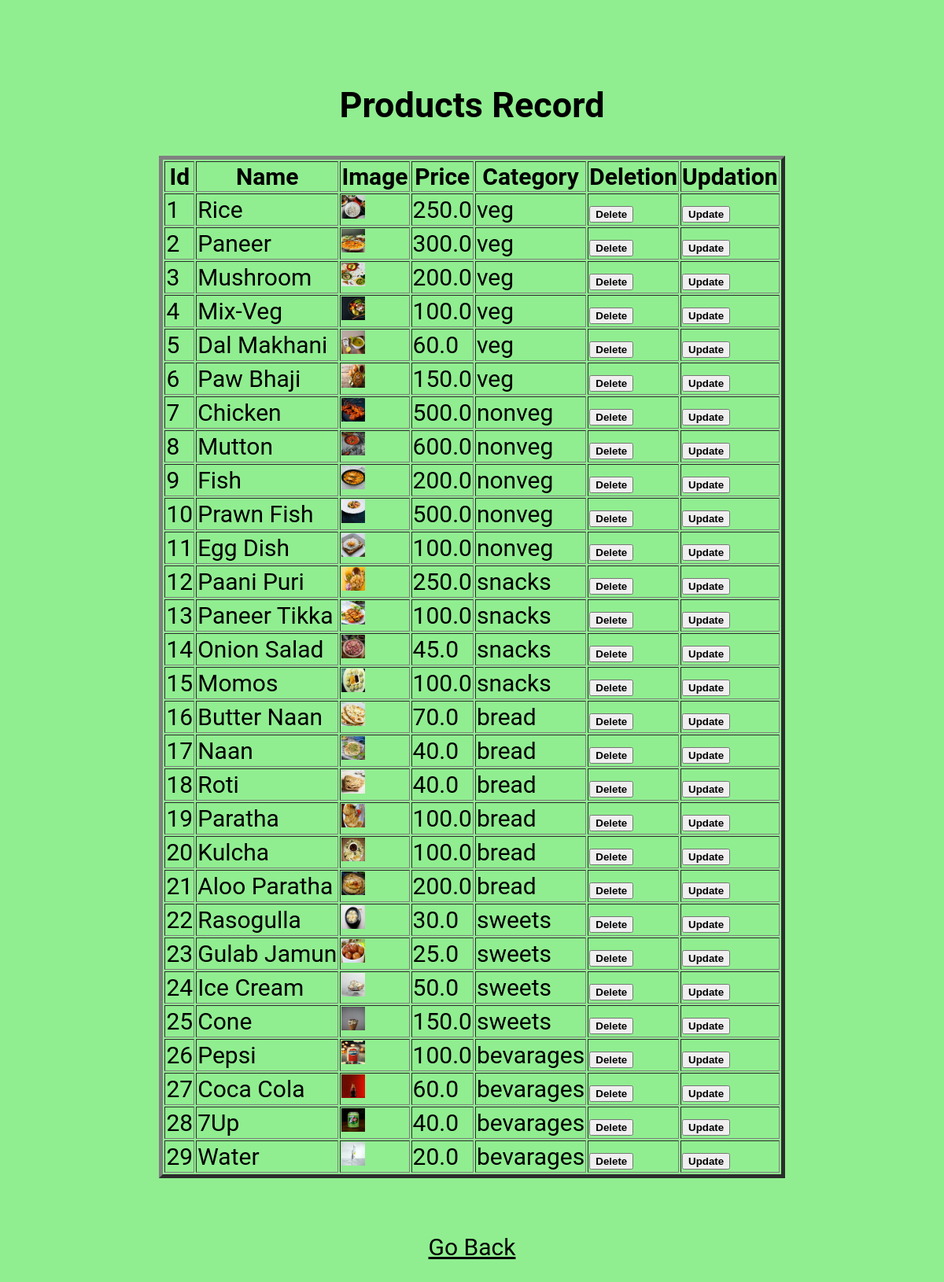
The page /viewProd on the database its author committed.
### tables this page shows
CREATE TABLE products(id integer primary key autoincrement, name text not null, image text not null, price float not null, onSale integer, onSalePrice float not null, kind text not null);

### main.py (the view)
@app.route("/viewProd")
def viewProd():
    shoppingCart = []
    shopLen = len(shoppingCart)
    totItems, total, display = 0, 0, 0
    myProucts = db.execute("SELECT * FROM products")
    myProuctsLen = len(myProucts)
    return render_template("viewProd.html", shoppingCart=shoppingCart, shopLen=shopLen, total=total, totItems=totItems,
                           display=display, session=session, myProucts=myProucts, myProuctsLen=myProuctsLen)

### templates/viewProd.html (shortened to what this page needs)
<!DOCTYPE html>
<html lang="en">
<head>
</head>
<body>
<center>
    <h2>Products Record</h2>
    <table border=5>
        <thead>
            <th>Id</th>
            <th>Name</th>
            <th>Image</th>
            <th>Price</th>
            <th>Category</th>
            <th>Deletion</th>
            <th>Updation</th>
        </thead>
         <tbody>
            {% for i in range(myProuctsLen) %}
              <tr>
                <td>{{ myProucts[i]["id"] }}</td>
                <td>{{ myProucts[i]["name"] }}</td>
                <td><img src="/static/img/{{ myProucts[i]["image"] }}" width="30px" alt="{{ myProucts[i]["name"] }}" /></td>
                <td>{{ myProucts[i]["onSalePrice"] }}</td>
                <td>{{ myProucts[i]["kind"] }}</td>
                <td><a href="/delPro/?id={{ myProucts[i]["id"] }}"><button type="button" ><b>Delete</b></button></a></td>
                <td><a href="/updatePro/?id={{ myProucts[i]["id"] }}"><button type="button" ><b>Update</b></button></a></td>
              </tr>
            </tbody>
            {% endfor %}
    </table>
    <br><br>
<a href="/adminhome">Go Back</a>
    </center>
</body>
</html>

### templates/viewProd.html (style rules this page uses)
body { padding:20px; margin:50px; background: linear-gradient(to right, #90EE90, #90EE90); font-family:roboto; text-align: center; font-size:30px; }
a { color: black; }

### rows shown on the page
products: id "1", name "Rice", image (picture), onSalePrice "250.0", kind "veg"
products: id "2", name "Paneer", image (picture), onSalePrice "300.0", kind "veg"
products: id "3", name "Mushroom", image (picture), onSalePrice "200.0", kind "veg"
products: id "4", name "Mix-Veg", image (picture), onSalePrice "100.0", kind "veg"
products: id "5", name "Dal Makhani", image (picture), onSalePrice "60.0", kind "veg"
products: id "6", name "Paw Bhaji", image (picture), onSalePrice "150.0", kind "veg"
products: id "7", name "Chicken", image (picture), onSalePrice "500.0", kind "nonveg"
products: id "8", name "Mutton", image (picture), onSalePrice "600.0", kind "nonveg"
products: id "9", name "Fish", image (picture), onSalePrice "200.0", kind "nonveg"
products: id "10", name "Prawn Fish", image (picture), onSalePrice "500.0", kind "nonveg"
products: id "11", name "Egg Dish", image (picture), onSalePrice "100.0", kind "nonveg"
products: id "12", name "Paani Puri", image (picture), onSalePrice "250.0", kind "snacks"
products: id "13", name "Paneer Tikka", image (picture), onSalePrice "100.0", kind "snacks"
products: id "14", name "Onion Salad", image (picture), onSalePrice "45.0", kind "snacks"
products: id "15", name "Momos", image (picture), onSalePrice "100.0", kind "snacks"
products: id "16", name "Butter Naan", image (picture), onSalePrice "70.0", kind "bread"
products: id "17", name "Naan", image (picture), onSalePrice "40.0", kind "bread"
products: id "18", name "Roti", image (picture), onSalePrice "40.0", kind "bread"
products: id "19", name "Paratha", image (picture), onSalePrice "100.0", kind "bread"
products: id "20", name "Kulcha", image (picture), onSalePrice "100.0", kind "bread"
products: id "21", name "Aloo Paratha", image (picture), onSalePrice "200.0", kind "bread"
products: id "22", name "Rasogulla", image (picture), onSalePrice "30.0", kind "sweets"
products: id "23", name "Gulab Jamun", image (picture), onSalePrice "25.0", kind "sweets"
products: id "24", name "Ice Cream", image (picture), onSalePrice "50.0", kind "sweets"
products: id "25", name "Cone", image (picture), onSalePrice "150.0", kind "sweets"
products: id "26", name "Pepsi", image (picture), onSalePrice "100.0", kind "bevarages"
products: id "27", name "Coca Cola", image (picture), onSalePrice "60.0", kind "bevarages"
products: id "28", name "7Up", image (picture), onSalePrice "40.0", kind "bevarages"
products: id "29", name "Water", image (picture), onSalePrice "20.0", kind "bevarages"
